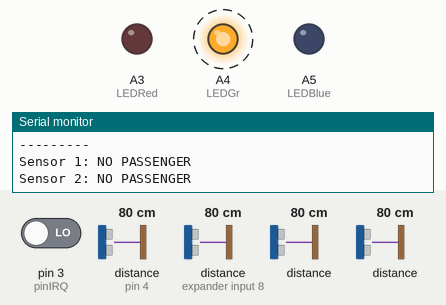
Simulated run of this sketch. Board: Arduino Uno, built with avr-gcc and run on an emulated ATmega328P. Shown: output pins drawn as LEDs (lit = HIGH), the last lines printed to the serial monitor. Dashed ring = blinking. Inputs (shaded band) come from the test bench; at power-on: distance to the obstacle (sensors on pin 4, expander input 8) 80 cm, distance to the obstacle 80 cm, pin 3 (pinIRQ) LOW. The echo pulse lasts 58.3 µs per cm; pins used as bus, display or sensor lines are not drawn.

Above: at 1.2 s.
1.3 s: distance to the obstacle (sensor on pin 4) set to 54 cm
4.3 s: distance to the obstacle (sensor on pin 4) set to 45 cm
At 5.4 s:
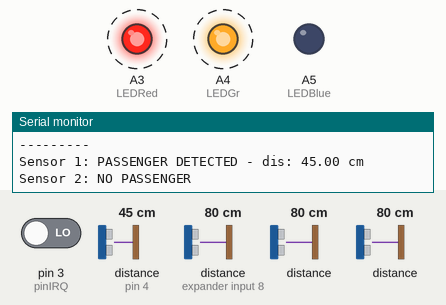
7.3 s: distance to the obstacle (sensor on expander input 8) set to 18 cm
10.3 s: distance to the obstacle (sensor 204) set to 2 cm
13.3 s: distance to the obstacle (sensor 304) set to 54 cm
16.3 s: distance to the obstacle (sensor 304) set to 44 cm
At 16.49 s:
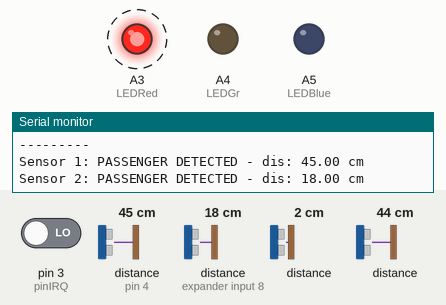
Timing chart, 0 to 20.3 s (numbered marks = the images above; inputs shaded):
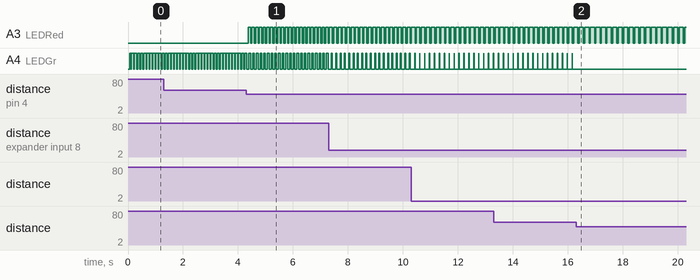

Measured:
- the behaviour switches between 50 and 49 cm on distance to the obstacle (sensor on pin 4) (found by bisection; images 0 and 1)
- the behaviour switches between 50 and 49 cm on distance to the obstacle (sensor 304) (found by bisection; images 1 and 2)
- after the input at 4.3 s, A3 (LEDRed): alternates HIGH for 0.09 s and LOW for 0.05 s, starting after 0.08 s
- after the input at 16.3 s, A4 (LEDGr): stops changing and stays LOW
- by itself, A4 (LEDGr): alternates HIGH for 0.01 s and LOW for 0.17 s

The sketch:

inco_debug.ino
```cpp
// Arduino UNO R3
//
// RFID-RC522
//    RST - 09
//    SDA - 10
//    MOSI - 11
//    MISO - 12
//    SCK - 13
//    IRQ - 3 - Interrupt
//
// HCSR04
//    ECHO - 04, 05, 06, 07
//    TRIG - A0
//
// LED Indicators
//    Red - A3 (Passenger Onboard)
//    Green - A4 (No passenger)
//    Blue - A5 (RFID card detected)

#include "SPI.h" // SPI library
#include "MFRC522.h" // RFID library (https://github.com/miguelbalboa/rfid)
#include "HCSR04.h" // HCSR04 library for multi input (https://github.com/gamegine/HCSR04-ultrasonic-sensor-lib)

const int LEDRed = A3; // Passenger onboard
const int LEDGr = A4; // No Passenger
const int LEDBlue = A5; // Card detected

const int pinIRQ = 3;
const int pinRST = 9;
const int pinSDA = 10;
MFRC522 mfrc522(pinSDA, pinRST); // Set up mfrc522 on the Arduino

HCSR04 hc(A0, new int[4] {4, 5, 6, 7}, 4); //initialization class HCSR04 (trig pin , echo pins, number of sensors)

volatile bool cardPresent = false;

void setup() {
  pinMode(pinIRQ, INPUT);
  attachInterrupt(digitalPinToInterrupt(pinIRQ), RFIDInt, RISING); //interrupt for RC522 - IRQ

  pinMode(LEDRed, OUTPUT);
  pinMode(LEDGr, OUTPUT);
  pinMode(LEDBlue, OUTPUT);

  SPI.begin(); // open SPI connection
  mfrc522.PCD_Init(); // Initialize Proximity Coupling Device (PCD)
  Serial.begin(9600); // open serial connection
}

void loop() {
  if (cardPresent) {
    while (mfrc522.PICC_IsNewCardPresent()) { // (true, if RFID tag/card is present ) PICC = Proximity Integrated Circuit Card

      while (mfrc522.PICC_ReadCardSerial()) { // true, if RFID tag/card was read
        Serial.print("RFID TAG DETECTED - ID:");
        for (byte i = 0; i < mfrc522.uid.size; ++i) { // read id (in parts)
          Serial.print(mfrc522.uid.uidByte[i], HEX); // print id as hex values
          Serial.print(" "); // add space between hex blocks to increase readability
        }
        Serial.println(); // Print out of id is complete.
      }

      digitalWrite(LEDBlue, HIGH);
    }
  }

  for (int i = 0; i < 4; i++ ) {
    if (hc.dist(i) >= 50 || hc.dist(i) <= 0) {
      Serial.print("Sensor ");
      Serial.print(i + 1);
      Serial.println(": NO PASSENGER");
      digitalWrite(LEDGr, HIGH);
    }

    else {
      Serial.print("Sensor ");
      Serial.print(i + 1);
      Serial.print(": PASSENGER DETECTED - dis: ");
      Serial.print ( hc.dist(i) ); //return current distance (cm) in serial for sensor 1 to 4
      Serial.println (" cm");

      digitalWrite(LEDRed, HIGH);
    }
  }
  Serial.println("---------");
  digitalWrite(LEDRed, LOW);
  digitalWrite(LEDGr, LOW);
  digitalWrite(LEDBlue, LOW);
}


void RFIDInt() {
  cardPresent = true;
}
```
